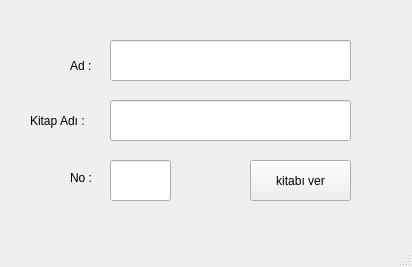
<?xml version="1.0" encoding="UTF-8"?>
<ui version="4.0">
 <class>MainWindow</class>
 <widget class="QMainWindow" name="MainWindow">
  <property name="geometry">
   <rect>
    <x>0</x>
    <y>0</y>
    <width>412</width>
    <height>267</height>
   </rect>
  </property>
  <property name="windowTitle">
   <string>MainWindow</string>
  </property>
  <widget class="QWidget" name="centralwidget">
   <widget class="QLabel" name="label">
    <property name="geometry">
     <rect>
      <x>70</x>
      <y>50</y>
      <width>31</width>
      <height>31</height>
     </rect>
    </property>
    <property name="styleSheet">
     <string notr="true">font: 75 12pt &quot;MS Shell Dlg 2&quot;;</string>
    </property>
    <property name="text">
     <string>Ad : </string>
    </property>
   </widget>
   <widget class="QLabel" name="label_2">
    <property name="geometry">
     <rect>
      <x>30</x>
      <y>110</y>
      <width>81</width>
      <height>21</height>
     </rect>
    </property>
    <property name="styleSheet">
     <string notr="true">font: 75 12pt &quot;MS Shell Dlg 2&quot;;</string>
    </property>
    <property name="text">
     <string>Kitap Adı :</string>
    </property>
   </widget>
   <widget class="QLineEdit" name="kitap_adi_input">
    <property name="geometry">
     <rect>
      <x>110</x>
      <y>100</y>
      <width>241</width>
      <height>41</height>
     </rect>
    </property>
   </widget>
   <widget class="QLineEdit" name="ad_input">
    <property name="geometry">
     <rect>
      <x>110</x>
      <y>40</y>
      <width>241</width>
      <height>41</height>
     </rect>
    </property>
   </widget>
   <widget class="QPushButton" name="kitab_ver_input">
    <property name="geometry">
     <rect>
      <x>250</x>
      <y>160</y>
      <width>101</width>
      <height>41</height>
     </rect>
    </property>
    <property name="text">
     <string>kitabı ver</string>
    </property>
   </widget>
   <widget class="QLabel" name="label_3">
    <property name="geometry">
     <rect>
      <x>70</x>
      <y>170</y>
      <width>41</width>
      <height>16</height>
     </rect>
    </property>
    <property name="styleSheet">
     <string notr="true">font: 75 12pt &quot;MS Shell Dlg 2&quot;;</string>
    </property>
    <property name="text">
     <string>No :</string>
    </property>
   </widget>
   <widget class="QLineEdit" name="ogr_no_input">
    <property name="geometry">
     <rect>
      <x>110</x>
      <y>160</y>
      <width>61</width>
      <height>41</height>
     </rect>
    </property>
   </widget>
  </widget>
  <widget class="QMenuBar" name="menubar">
   <property name="geometry">
    <rect>
     <x>0</x>
     <y>0</y>
     <width>412</width>
     <height>21</height>
    </rect>
   </property>
  </widget>
  <widget class="QStatusBar" name="statusbar"/>
 </widget>
 <resources/>
 <connections/>
</ui>
